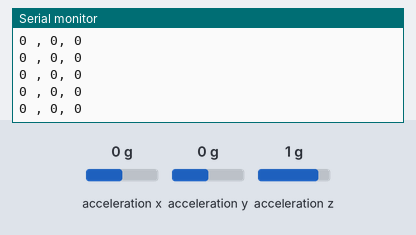
The sketch below on a simulated Arduino Uno, built with avr-gcc and run on an emulated ATmega328P. Shown: the last lines printed to the serial monitor. Wiring (inferred from the names in the program): MMA8452 accelerometer at I2C address 0x1D. The inputs (shaded band) are chosen by the test bench; at power-on: acceleration x 0 g, acceleration y 0 g, acceleration z 1 g.

Above: at 1.2 s.
1.3 s: acceleration x set to -1.4 g
At 1.33 s:
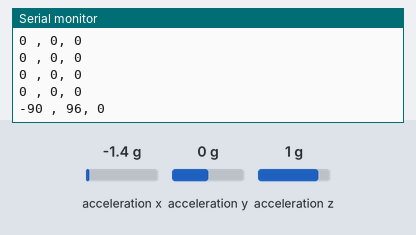
2.8 s: acceleration y set to -1.4 g
At 2.85 s:
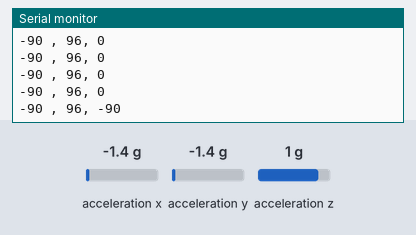
4.3 s: acceleration x set to 0.8 g
At 4.37 s:
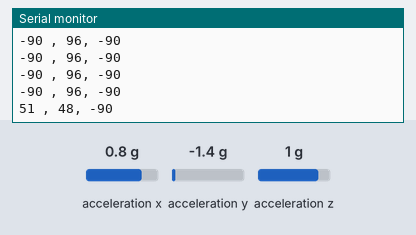
Timing chart, 0 to 7.3 s (numbered marks = the images above; inputs shaded):
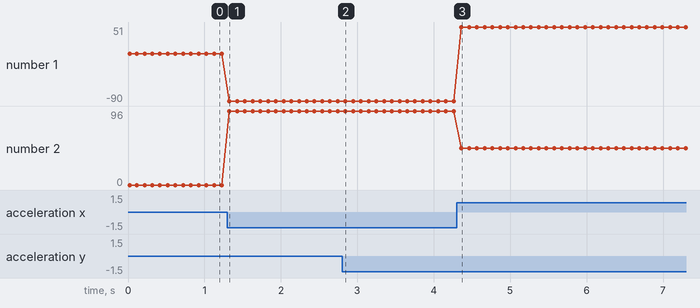

The sketch:

MicroBit-mag.ino
```cpp
// (licence header left out)
#include "Wire.h"
#include "MMA8653.h"

MMA8653 accel;

void setup() {
    Serial.begin(9600);

    Serial.println("microbit accel test");

    accel.begin(false, 2); // 8-bit mode, 2g range
}


void loop() {
    accel.update();
    Serial.print(accel.getX());    Serial.print(" , ");
    Serial.print(accel.getY());    Serial.print(", ");
    Serial.println(accel.getZ());

    delay(100);
}
```

Measured:
- after the input at 1.3 s, the serial monitor: prints a new line at once (image 1)
- after the input at 2.8 s, the serial monitor: prints a new line at once (image 2)
- after the input at 4.3 s, the serial monitor: prints a new line after 0.06 s (image 3)
- plotted number 1: 0 → -90 after the input at 1.3 s, -90 → 51 after the input at 4.3 s
- plotted number 2: 0 → 96 after the input at 1.3 s, 96 → 48 after the input at 4.3 s
